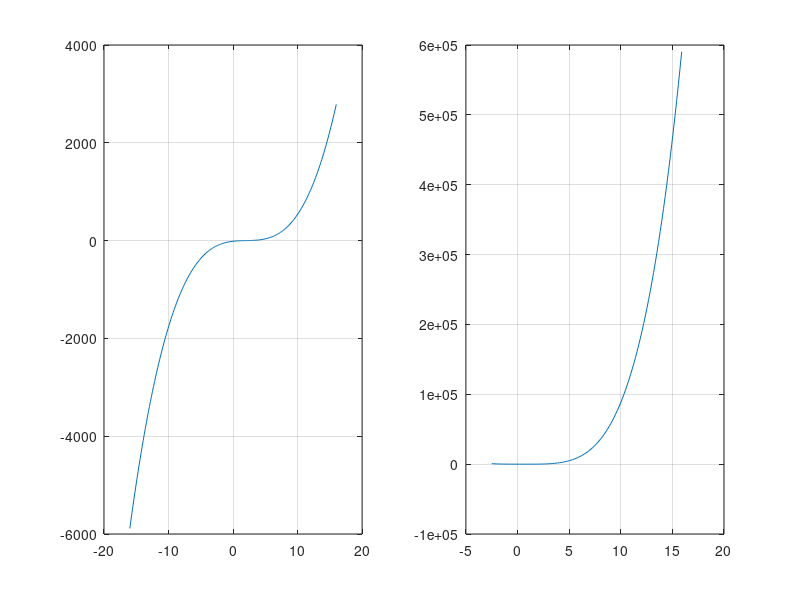

The MATLAB script that drew this image:
subplot(1,2,1);
p=[1, -6, 15, -14];
z=roots(p);
disp (z);
x=-max(p)/p(1)-1:2*(max(p)+1)/200:max(p)+1;
r=polyval(p,x);
plot(x,polyval(p,x));
grid on;
subplot(1,2,2);
p=[10, -13, 15, -18, -24];
z=roots(p);
disp (z);
x=-max(p)/p(1)-1:2*(max(p)+1)/200:max(p)+1;
r=polyval(p,x);
plot(x,polyval(p,x));
grid on;